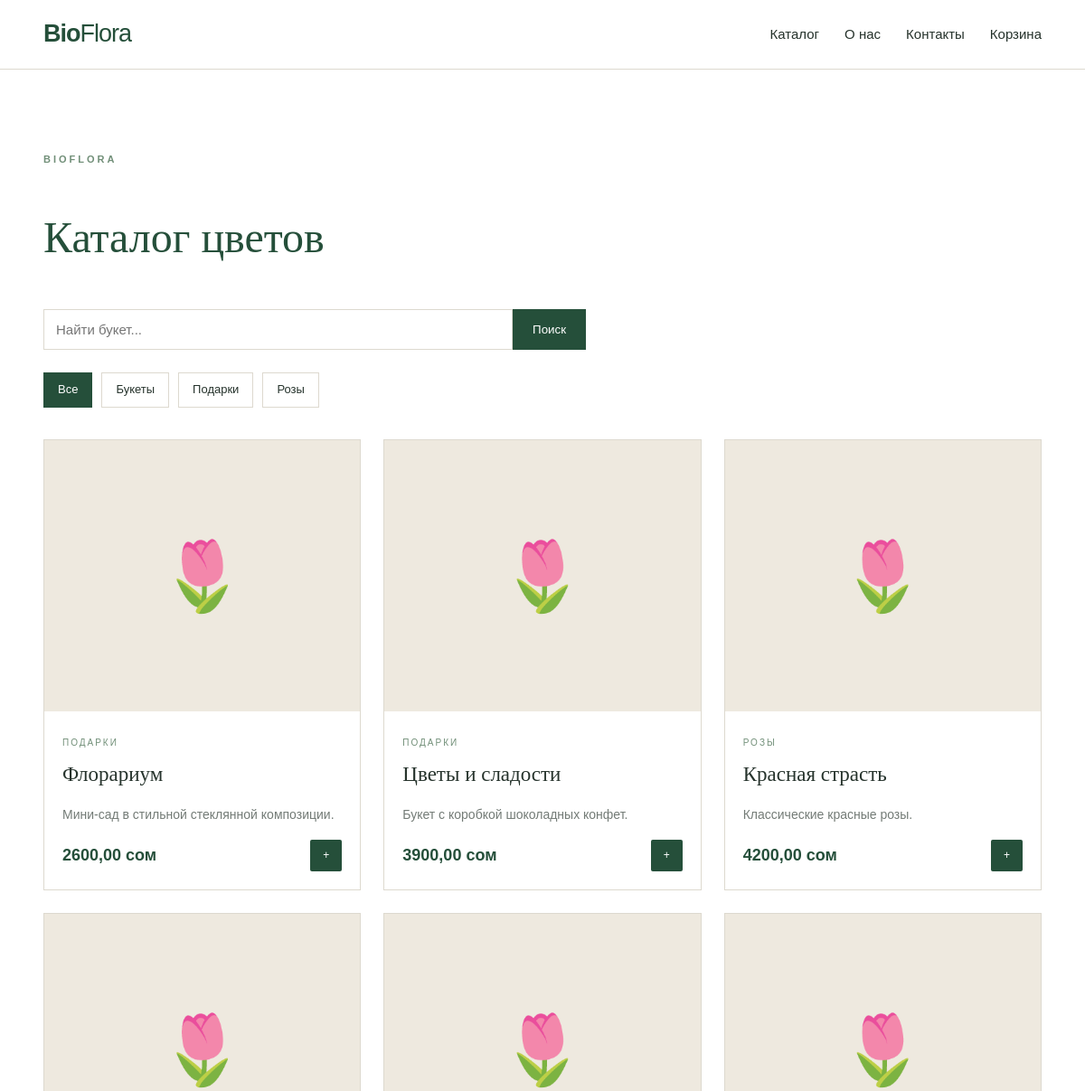
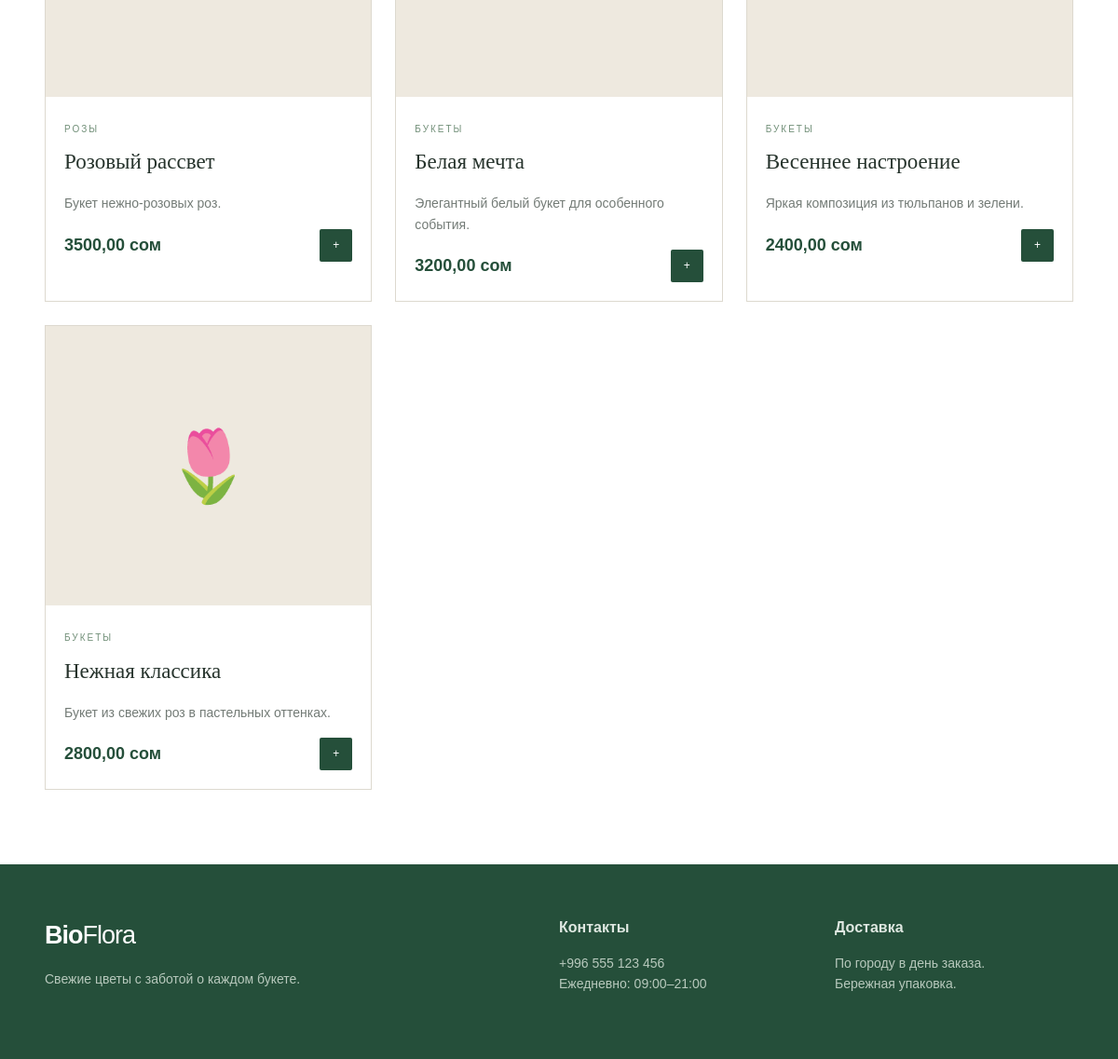
Page /catalog/ on the committed database (2 pictures, top to bottom).
### shop/models.py (models this page shows, shortened)
class Category(models.Model):
    name = models.CharField("Название", max_length=100, unique=True)
    slug = models.SlugField("URL", max_length=100, unique=True)
    class Meta:
        verbose_name = "Категория"
        verbose_name_plural = "Категории"
        ordering = ["name"]

class Product(models.Model):
    category = models.ForeignKey(
        Category,
        on_delete=models.CASCADE,
        related_name="products",
        verbose_name="Категория"
    )
    name = models.CharField("Название", max_length=200)
    slug = models.SlugField(
        "URL",
        max_length=220,
        unique=True,
        blank=True
    )
    description = models.TextField("Описание")
    price = models.DecimalField(
        "Цена",
        max_digits=10,
        decimal_places=2
    )
    image = models.ImageField(
        "Изображение",
        upload_to="products/",
        blank=True,
        null=True
    )
    is_available = models.BooleanField(
        "В наличии",
        default=True
    )
    created_at = models.DateTimeField(auto_now_add=True)
    class Meta:
        verbose_name = "Товар"
        verbose_name_plural = "Товары"
        ordering = ["-created_at"]
    def get_absolute_url(self):
        return reverse(
            "product_detail",
            args=[self.slug]
        )

### shop/views.py (the view)
# urls.py: path("catalog/", views.catalog, name="catalog"),
def catalog(request, slug=None):
    categories = Category.objects.all()
    products = Product.objects.filter(is_available=True).select_related("category")
    current_category = None
    if slug:
        current_category = get_object_or_404(Category, slug=slug)
        products = products.filter(category=current_category)
    query = request.GET.get("q", "").strip()
    if query:
        products = products.filter(Q(name__icontains=query) | Q(description__icontains=query))
    return render(request, "shop/catalog.html", {
        "products": products,
        "categories": categories,
        "current_category": current_category,
        "query": query,
    })

### shop/context_processors.py (called while the page is built)
def cart(request):
    data = request.session.get("cart", {})
    count = sum(int(qty) for qty in data.values())
    return {"cart_count": count}

### templates/shop/catalog.html (shortened to what this page needs)
{% extends "base.html" %}
{% block content %}
<section class="section container">
    <div class="catalog-title"><p class="eyebrow">BIOFLORA</p><h1>Каталог цветов</h1></div>
    <form class="search" method="get"><input name="q" value="{{ query }}" placeholder="Найти букет..."><button>Поиск</button></form>
    <div class="categories">
        <a class="{% if not current_category %}active{% endif %}" href="{% url 'catalog' %}">Все</a>
        {% for category in categories %}<a class="{% if current_category == category %}active{% endif %}" href="{% url 'category' category.slug %}">{{ category.name }}</a>{% endfor %}
    </div>
    <div class="products">
    {% for product in products %}
        <article class="card">
            <a href="{{ product.get_absolute_url }}">{% if product.image %}<img src="{{ product.image.url }}" alt="{{ product.name }}">{% else %}<div class="placeholder">🌷</div>{% endif %}</a>
            <div class="card-body"><small>{{ product.category.name }}</small><h3><a href="{{ product.get_absolute_url }}">{{ product.name }}</a></h3><p>{{ product.description|truncatechars:80 }}</p><div class="card-bottom"><strong class="price">{{ product.price }} сом</strong><a class="btn btn-small" href="{% url 'cart_add' product.id %}">+</a></div></div>
        </article>
    {% empty %}<p>Ничего не найдено.</p>{% endfor %}
    </div>
</section>
{% endblock %}

### static/css/style.css (style rules this page uses)
:root { --green: #254f3a; --sage: #718f78; --cream: #f7f4ed; --pink: #e9b6b5; --text: #26332c; --white: #fff; --line: #ddd9cf; }
* { box-sizing: border-box; }
body { margin: 0; font-family: Arial, Helvetica, sans-serif; color: var(--text); background: #fff; line-height: 1.6; }
a { color: inherit; text-decoration: none; }
.container { width: min(1120px, 92%); margin: auto; }
.eyebrow { letter-spacing: 3px; font-size: 11px; font-weight: 700; color: var(--sage); margin-bottom: 12px; }
.btn { display: inline-block; background: var(--green); color: #fff; border: 0; padding: 13px 25px; border-radius: 2px; font-size: 14px; cursor: pointer; }
.btn-small { padding: 8px 14px; font-size: 12px; }
.section { padding: 80px 0; }
.products { display: grid; grid-template-columns: repeat(3, 1fr); gap: 25px; }
.card { border: 1px solid var(--line); background: #fff; }
.card img, .placeholder { display: block; width: 100%; height: 300px; object-fit: cover; }
.placeholder { background: #eee9df; display: flex; align-items: center; justify-content: center; font-size: 75px; }
.card-body { padding: 20px; }
.card-body small, .product-info small { color: var(--sage); text-transform: uppercase; font-size: 10px; letter-spacing: 2px; }
.card h3 { margin: 7px 0; font-family: Georgia, serif; font-size: 23px; font-weight: 400; }
.card p { color: #737b76; font-size: 14px; }
.price { font-size: 18px; color: var(--green); }
.card-bottom { display: flex; justify-content: space-between; align-items: center; margin-top: 16px; }
.catalog-title { margin-bottom: 25px; }
.catalog-title h1, .section h1 { font-family: Georgia, serif; font-size: 48px; font-weight: 400; color: var(--green); }
.search { display: flex; max-width: 600px; margin-bottom: 25px; }
.search input { flex: 1; padding: 13px; border: 1px solid var(--line); font-size: 15px; }
.search button { padding: 0 22px; background: var(--green); color: #fff; border: 0; }
.categories { display: flex; gap: 10px; flex-wrap: wrap; margin-bottom: 35px; }
.categories a { padding: 8px 15px; border: 1px solid var(--line); font-size: 13px; }
.categories a.active { background: var(--green); color: #fff; border-color: var(--green); }

### rows in the picture
Category: name "Букеты"
Category: name "Подарки"
Category: name "Розы"
Product: category.name "ПОДАРКИ", name "Флорариум", description "Мини-сад в стильной стеклянной композиции.", price "2600,00"
Product: category.name "ПОДАРКИ", name "Цветы и сладости", description "Букет с коробкой шоколадных конфет.", price "3900,00"
Product: category.name "РОЗЫ", name "Красная страсть", description "Классические красные розы.", price "4200,00"
Product: category.name "РОЗЫ", name "Розовый рассвет", description "Букет нежно-розовых роз.", price "3500,00"
Product: category.name "БУКЕТЫ", name "Белая мечта", description "Элегантный белый букет для особенного события.", price "3200,00"
Product: category.name "БУКЕТЫ", name "Весеннее настроение", description "Яркая композиция из тюльпанов и зелени.", price "2400,00"
Product: category.name "БУКЕТЫ", name "Нежная классика", description "Букет из свежих роз в пастельных оттенках.", price "2800,00"
